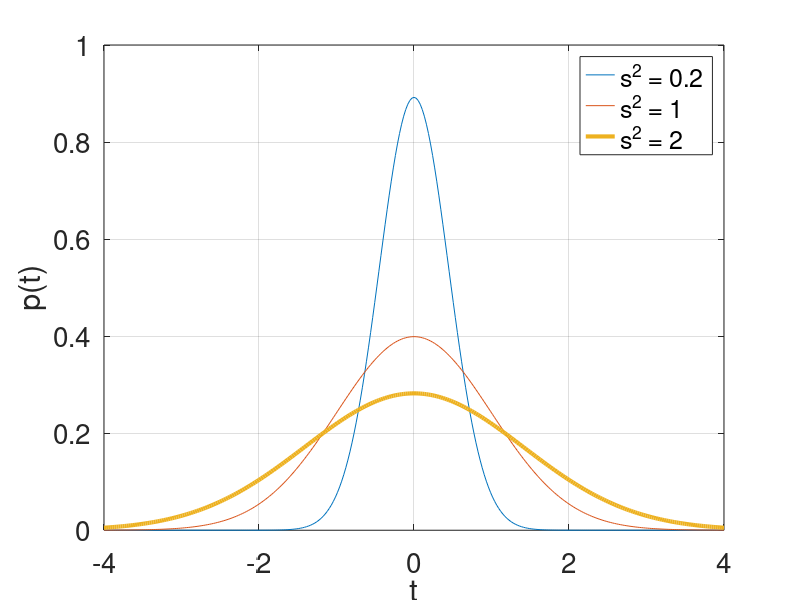

This chart was generated by the following MATLAB code: (Note: this script raises an error after producing the figure.)
%% Plots_1D.m
% This script generates and saves the plots used in the one-dimensional
% experiments. The plots are saved as .fig files in the Figures folder,
% though these are ultimately converted to .eps for use in the TeX file
% Parameter-Estimation.tex.
%
% Companion files: testFunction.m, GaussianBlur_1D.m, convPeriodic_1D.m
% 
%% Gaussian Distributions
% This section generates one plot called GaussianDistributions.eps showing
% three Gaussian distributions centered at the origin for different 
% variances.

clear

t = linspace(-4,4,301);
s2 = [1/5,1,2]; % Variances
f = @(t,s2) (1/sqrt(2*pi*s2))*exp(-(t.^2)/(2*s2));   % Gaussian PDF

F = figure('units','normalized','outerposition',[0 0 1 1]);

plot(t,f(t,s2(1)),t,f(t,s2(2)),t,f(t,s2(3)),'Linewidth',3)
grid on
legend({['s^2 = ' num2str(s2(1))],['s^2 = ' num2str(s2(2))],...
    ['s^2 = ' num2str(s2(3))]},'Location','Northeast')
axis([t(1) t(end) 0 1])
xlabel('t')
ylabel('p(t)')
set(gca,'Fontsize',20)
savefig(F,'GaussianDistributions.fig','compact')
% print('Figures\GaussianDistributions','-depsc')

%% Comparison of Gaussian PSF spectra
% This section generates one plot illustrating the relationship between the
% width of Gaussian PSF's and their spectra.

width = [50, 100, 200];
H = zeros(length(width),N);
H_tilde = H;
for j = 1:length(width)
    [~,H(j,:)] = GaussianBlur_1D(t,f,width(j));
    H_tilde(j,:) = sort(abs(fftshift(fft(H(j,:)))),'descend');
end

figure('units','normalized','outerposition',[0 0 1 1])
subplot(1,2,1)
plot(repmat(t,length(width),1)',H','Linewidth',1.5)
subplot(1,2,2)
semilogy(repmat(1:N,length(width),1)',(H_tilde(:,1:N))','--',...
    'Linewidth',2)
legend({'Width = 50','Width = 100','Width = 200'})

%% Law of Large Numbers
% This sections generates one plot called LLN_Plot.eps showing the effect
% of vector length on sample variance. This plot demonstrates the Law of
% Large Numbers.
%
% (Need to add a legend entry for the blue lines)

clear

seed = RandStream('mt19937ar','Seed',53);   % Generate random seed
M = 2.^(4:12); % Downsampling resolutions
r = 4096; % Effective numerical rank (2^12)
N = 4096; % Number of points in the finest sampling 
t = linspace(0,1,N+1);
t = t(1:end-1); % Equispaced N-point discretization of the interval [0,1]

% Three test functions:
f1 = testFunction('1D',1);
f2 = testFunction('1D',2);
f3 = testFunction('1D',3);

% Construction of blurred functions g:
width = 50;
[g1,h1] = GaussianBlur_1D(t,f1,width);
[g2,h2] = GaussianBlur_1D(t,f2,width);
[g3,h3] = GaussianBlur_1D(t,f3,width);

SNR = 5;   % Signal-to-noise ratio (SNR)
R = 100; % Number of noise realizations

v1 = (norm(g1)^2)/(N*10^(SNR/10));  % v = variance for specific SNR
noise1 = sqrt(v1)*seed.randn(R,N);  % Creation of noise
v2 = (norm(g2)^2)/(N*10^(SNR/10));  
noise2 = sqrt(v2)*seed.randn(R,N);  
v3 = (norm(g3)^2)/(N*10^(SNR/10));  
noise3 = sqrt(v3)*seed.randn(R,N);  

% Vectors for sample variances:
sv1 = var(noise1,0,2);
sv2 = var(noise2,0,2);
sv3 = var(noise3,0,2);

% Initialization of storage vectors for means of sample variances:
means1 = zeros(R,1);
means2 = means1;
means3 = means1;

% Calculation of means of sample variances:
for j = 1:R
   means1(j) = mean(sv1(1:j));
   means2(j) = mean(sv2(1:j)); 
   means3(j) = mean(sv3(1:j)); 
end

F = figure('units','normalized','outerposition',[0 0 1 1]);

subplot(3,1,1)
plot(1:R,means1,'Linewidth',2)
hold on
axis manual
line = plot(1:R,v1*ones(1,R),'r--','Linewidth',2);
legend(line,['s^2 = ' num2str(v1)],'Location','East')
title('Result for test function #1')
set(gca,'Fontsize',20)

subplot(3,1,2)
plot(1:R,means2,'Linewidth',2)
hold on
axis manual
line = plot(1:R,v2*ones(1,R),'r--','Linewidth',2);
legend(line,['s^2 = ' num2str(v2)],'Location','East')
title('Result for test function #2')
set(gca,'Fontsize',20)

subplot(3,1,3)
plot(1:R,means3,'Linewidth',2)
hold on
axis manual
line = plot(1:R,v3*ones(1,R),'r--','Linewidth',2);
legend(line,['s^2 = ' num2str(v3)],'Location','East')
title('Result for test function #3')
set(gca,'Fontsize',20)

savefig(F,'LLN_Plot.fig','compact')
% print('Figures\LLN_Plot','-depsc')

%% Plot functions/data for first noise realization
% This section generates one plot showing the functions (f and g pertaining
% to a given test function) and data (gtilde) for one noise realization.
% The functions/data are loaded in from a workspace generated in
% Experiment_1D.m. The filename of the resulting plot has the form 
% TF(TFnum)wNoise_SNR(SNR)_width(width).eps.

% If the workspace is not loaded yet, load workspace:
% load Experiment_1D.m

y_scale = [-1.5 1.5];
        
F = figure('units','normalized','outerposition',[0 0 1 1]);
plot(t,f,'b',t,g,'m','LineWidth',2)
hold on
plot(t,g_noise,'k.','LineWidth',0.25)
grid on
xlabel('t')
ylim(y_scale)
set(gca,'Fontsize',14)
legend({['Test function #' num2str(TFnum)],'g','g with noise'},...
    'FontSize',18)
savefig(F,['TF' num2str(TFnum) 'wNoise_SNR' num2str(SNR)...
    '_width' num2str(width) '.fig'],'compact')
% saveas(gcf,['TF' num2str(TFnum) 'wNoise_SNR' num2str(SNR)...
%     '_width' num2str(width) '.eps'],'epsc')

%% Plot of Lambdas and Relative Errors
% This section generates one plot consisting of two box plots. The first
% box plot shows the lambdas obtained by applying the downsampling 
% parameter selection method. The second box plot shows the relative errors
% between the test function and the regularized solutions across 
% downsampling resolutions. 

% If the workspace is not loaded yet, load workspace:
% load Experiment_1D.m

F = figure('units','normalized','outerposition',[0 0 1 1]);  % Full screen
subplot(1,2,1)
boxplot(upre_lambda,M)
xlabel('n')
ylabel('Lambda')
set(gca, 'FontSize',12)
subplot(1,2,2)
boxplot(upre_err,M)
xlabel('n')
ylabel('Relative error')
set(gca,'FontSize',12)
savefig(F,['TF' num2str(caseno) '_BothBoxes_SNR' num2str(SNR) '_radius'...
    num2str(radius) '_R' num2str(R) '.fig'],'compact')
% saveas(gcf,['TF' num2str(caseno) '_BothBoxes_SNR' num2str(SNR) '_radius'...
%     num2str(radius) '_R' num2str(R) '.eps'],'epsc')   % Save file

%% Plot of Lambdas
% This section generates one box plot of the lambdas obtained by applying 
% the downsampling parameter selection method.

% If the workspace is not loaded yet, load workspace:
% load Experiment_1D.m

figure('units','normalized','outerposition',[0 0 1 1])
boxplot(upre_lambda,M)
% title(['UPRE lambdas across resolutions (' num2str(R)...
%     ' realizations)'],'Fontsize',24)
xlabel('Downsampling resolutions (n)')
ylabel('Lambda')
set(gca, 'FontSize',12)
% saveas(gcf,['TF' num2str(caseno) '_Lambdas_SNR' num2str(SNR) '_radius'...
%     num2str(radius) '_R' num2str(R) '.eps'],'epsc')   % Save file

%% Plot of Errors
% This section generates one box plot of the relative errors between the
% test function and the regularized solutions across downsampling
% resolutions.

% If the workspace is not loaded yet, load workspace:
% load Experiment_1D.m

figure('units','normalized','outerposition',[0 0 1 1])
boxplot(upre_err,M)
% title(['Relative erros across resolutions (' num2str(R)...
%     ' realizations)'],'Fontsize',24)
xlabel('Downsampling resolutions (n)')
ylabel('Relative error')
set(gca,'FontSize',12)
% saveas(gcf,['TF' num2str(caseno) '_RelErrors_SNR' num2str(SNR) '_radius'...
%     num2str(radius) '_R' num2str(R) '.eps'],'epsc')   % Save file

%% Plot of Regularized Solutions
% This section generates one plot of the regularized solutions obtained by
% applying the downsampling parameter selection method.

% If the workspace is not loaded yet, load workspace:
% load Experiment_1D.m

figure('units','normalized','outerposition',[0 0 1 1])
plot(repmat(t,length(M),1)',upre_regf','-')   % Transpose for the sake of plotting
hold on
plot(t,f,'k','Linewidth',1.5)   % Original function f
% title(['Regularized solutions across resolutions using the UPRE method (radius = '...
%             num2str(radius) ', SNR = ' num2str(SNR) ')'],'FontSize',24)
legend({'N = 16','N = 32','N = 64','N = 128','N = 256','N = 512',...
    'N = 1024','N = 2048','N = 4098','Original f'},'Location',...
    'Southwest','Fontsize',18)
